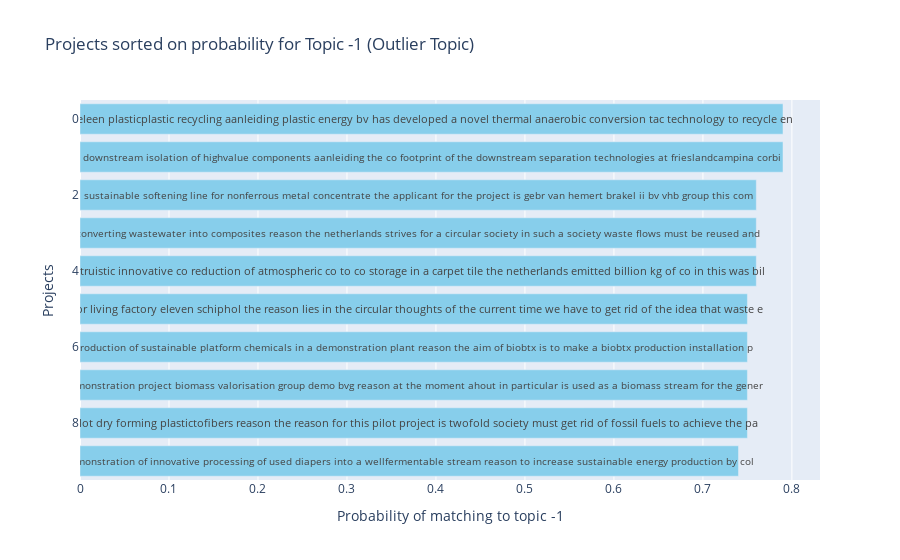

Notebook code cell kept with this figure:
### Code cell
SELECTED_TOPIC_ID = -1
TOPIC_INDEX = SELECTED_TOPIC_ID + 1
SELECTED_TOPIC_NAME = topic_model.get_topic_info()['CustomName'][TOPIC_INDEX]

topic_name = topic_model.get_topic_info()['CustomName'][TOPIC_INDEX]
print_markdown(f'### This table shows the likelihood that projects belong to Topic ({SELECTED_TOPIC_ID}) {SELECTED_TOPIC_NAME}:')

if LOAD_MODEL:
    # Extract the probabilities for the specific topic
    specific_topic_probs = probs[:, TOPIC_INDEX]
else:
    # Extract the probabilities for the specific topic
    specific_topic_probs = probs[:, SELECTED_TOPIC_ID]

# Find the indices of documents with a probability above the threshold for the specific topic
doc_indices = np.where(specific_topic_probs >= 0.3)[0]

# Retrieve the documents with the specific topic
docs_with_specific_topic = [docs[i] for i in doc_indices]

# Create a DataFrame with the documents and their probabilities for the specific topic
df_specific_topic = pd.DataFrame({
    'document': docs_with_specific_topic,
    'probability': specific_topic_probs[doc_indices]
})

# Sort the DataFrame in descending order by probability
df_specific_topic = df_specific_topic.sort_values(by='probability', ascending=False).reset_index(drop=True)

df_specific_topic['probability'] = df_specific_topic['probability'].round(2)

pd.set_option('display.max_columns', None)
pd.set_option('display.width', None)  # None means all data will be displayed in one line
pd.set_option('display.max_colwidth', 500)  # None means all data will be displayed without truncation

display(df_specific_topic.head(5))

# Create a DataFrame with the top 10 documents and their probabilities for the specific topic
df_specific_topic_top_n = df_specific_topic.head(10)

# Truncate the 'document' column to 100 characters
df_specific_topic_top_n['document'] = df_specific_topic_top_n['document'].str.slice(0, 140)

# Create a bar chart
fig = go.Figure(data=[
    go.Bar(
        y=df_specific_topic_top_n.index,
        x=df_specific_topic_top_n['probability'],
        text=df_specific_topic_top_n['document'],
        textposition='inside',
        insidetextanchor='end',  # Align text to the right
        orientation='h',  # horizontal bar chart
        marker_color='skyblue'
    )
])

# Add title and labels
fig.update_layout(
    title_text=f'Projects sorted on probability for Topic {SELECTED_TOPIC_ID} ({SELECTED_TOPIC_NAME})',
    xaxis_title=f'Probability of matching to topic {SELECTED_TOPIC_ID}',
    yaxis_title='Projects',
    yaxis_autorange="reversed"  # Invert y-axis to have the highest probability at the top
)

# Show the plot
fig.show()

### Figure 1 — Plotly figure (JSON) as saved in the notebook; plotly's stock layout.template omitted (floating-point values rounded to 4 significant figures)
{"data": [{"insidetextanchor": "end", "marker": {"color": "skyblue"}, "orientation": "h", "text": ["geleen plasticplastic recycling aanleiding plastic energy bv has developed a novel thermal anaerobic conversion tac technology to recycle en", "downstream isolation of highvalue components aanleiding the co footprint of the downstream separation technologies at frieslandcampina corbi", "sustainable softening line for nonferrous metal concentrate the applicant for the project is gebr van hemert brakel ii bv vhb group this com", "converting wastewater into composites reason the netherlands strives for a circular society in such a society waste flows must be reused and", "altruistic innovative co reduction of atmospheric co to co storage in a carpet tile the netherlands emitted billion kg of co in this was bil", "ecor living factory eleven schiphol the reason lies in the circular thoughts of the current time we have to get rid of the idea that waste e", "production of sustainable platform chemicals in a demonstration plant reason the aim of biobtx is to make a biobtx production installation p", "demonstration project biomass valorisation group demo bvg reason at the moment ahout in particular is used as a biomass stream for the gener", "pilot dry forming plastictofibers reason the reason for this pilot project is twofold society must get rid of fossil fuels to achieve the pa", "demonstration of innovative processing of used diapers into a wellfermentable stream reason to increase sustainable energy production by col"], "textposition": "inside", "type": "bar", "x": [0.79, 0.79, 0.76, 0.76, 0.76, 0.75, 0.75, 0.75, 0.75, 0.74], "y": [0, 1, 2, 3, 4, 5, 6, 7, 8, 9]}], "layout": {"title": {"text": "Projects sorted on probability for Topic -1 (Outlier Topic)"}, "xaxis": {"title": {"text": "Probability of matching to topic -1"}}, "yaxis": {"autorange": "reversed", "title": {"text": "Projects"}}}}
